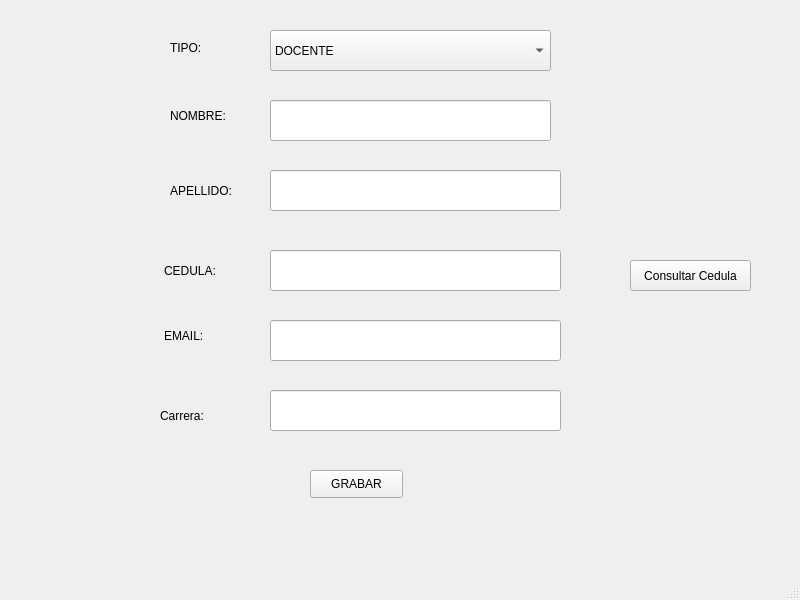
<?xml version="1.0" encoding="UTF-8"?>
<ui version="4.0">
 <class>vtn_principal</class>
 <widget class="QMainWindow" name="vtn_principal">
  <property name="geometry">
   <rect>
    <x>0</x>
    <y>0</y>
    <width>800</width>
    <height>600</height>
   </rect>
  </property>
  <property name="windowTitle">
   <string>ventana principal</string>
  </property>
  <widget class="QWidget" name="centralwidget">
   <widget class="QLineEdit" name="txt_nombre">
    <property name="geometry">
     <rect>
      <x>270</x>
      <y>100</y>
      <width>281</width>
      <height>41</height>
     </rect>
    </property>
    <property name="text">
     <string/>
    </property>
    <property name="maxLength">
     <number>50</number>
    </property>
   </widget>
   <widget class="QLineEdit" name="txt_apellido">
    <property name="geometry">
     <rect>
      <x>270</x>
      <y>170</y>
      <width>291</width>
      <height>41</height>
     </rect>
    </property>
    <property name="text">
     <string/>
    </property>
    <property name="maxLength">
     <number>50</number>
    </property>
   </widget>
   <widget class="QLabel" name="lbl_nombre">
    <property name="geometry">
     <rect>
      <x>170</x>
      <y>95</y>
      <width>61</width>
      <height>41</height>
     </rect>
    </property>
    <property name="text">
     <string>NOMBRE:</string>
    </property>
   </widget>
   <widget class="QLabel" name="lbl_apellido">
    <property name="geometry">
     <rect>
      <x>170</x>
      <y>170</y>
      <width>61</width>
      <height>41</height>
     </rect>
    </property>
    <property name="text">
     <string>APELLIDO:</string>
    </property>
   </widget>
   <widget class="QPushButton" name="vtn_grabar">
    <property name="geometry">
     <rect>
      <x>310</x>
      <y>470</y>
      <width>93</width>
      <height>28</height>
     </rect>
    </property>
    <property name="text">
     <string>GRABAR</string>
    </property>
   </widget>
   <widget class="QLabel" name="lbl_cedula">
    <property name="geometry">
     <rect>
      <x>164</x>
      <y>260</y>
      <width>71</width>
      <height>21</height>
     </rect>
    </property>
    <property name="text">
     <string>CEDULA:</string>
    </property>
   </widget>
   <widget class="QLabel" name="lbl_email">
    <property name="geometry">
     <rect>
      <x>164</x>
      <y>320</y>
      <width>81</width>
      <height>31</height>
     </rect>
    </property>
    <property name="text">
     <string>EMAIL:</string>
    </property>
   </widget>
   <widget class="QLineEdit" name="txt_cedula">
    <property name="geometry">
     <rect>
      <x>270</x>
      <y>250</y>
      <width>291</width>
      <height>41</height>
     </rect>
    </property>
    <property name="text">
     <string/>
    </property>
    <property name="maxLength">
     <number>10</number>
    </property>
   </widget>
   <widget class="QLineEdit" name="txt_email">
    <property name="geometry">
     <rect>
      <x>270</x>
      <y>320</y>
      <width>291</width>
      <height>41</height>
     </rect>
    </property>
    <property name="text">
     <string/>
    </property>
    <property name="maxLength">
     <number>100</number>
    </property>
   </widget>
   <widget class="QLabel" name="lbl_tipo_persona">
    <property name="geometry">
     <rect>
      <x>170</x>
      <y>40</y>
      <width>55</width>
      <height>16</height>
     </rect>
    </property>
    <property name="text">
     <string>TIPO:</string>
    </property>
   </widget>
   <widget class="QComboBox" name="cb_tipo_persona">
    <property name="geometry">
     <rect>
      <x>270</x>
      <y>30</y>
      <width>281</width>
      <height>41</height>
     </rect>
    </property>
    <item>
     <property name="text">
      <string>DOCENTE</string>
     </property>
    </item>
    <item>
     <property name="text">
      <string>ESTUDIANTE</string>
     </property>
    </item>
   </widget>
   <widget class="QLabel" name="lbl_carrera">
    <property name="enabled">
     <bool>true</bool>
    </property>
    <property name="geometry">
     <rect>
      <x>160</x>
      <y>400</y>
      <width>81</width>
      <height>31</height>
     </rect>
    </property>
    <property name="text">
     <string>Carrera:</string>
    </property>
   </widget>
   <widget class="QLineEdit" name="txt_carrera">
    <property name="geometry">
     <rect>
      <x>270</x>
      <y>390</y>
      <width>291</width>
      <height>41</height>
     </rect>
    </property>
    <property name="acceptDrops">
     <bool>false</bool>
    </property>
    <property name="text">
     <string/>
    </property>
    <property name="maxLength">
     <number>50</number>
    </property>
   </widget>
   <widget class="QPushButton" name="btn_bucar_cedula">
    <property name="geometry">
     <rect>
      <x>630</x>
      <y>260</y>
      <width>121</width>
      <height>31</height>
     </rect>
    </property>
    <property name="text">
     <string>Consultar Cedula</string>
    </property>
   </widget>
  </widget>
  <widget class="QMenuBar" name="mnb_menu_principal">
   <property name="geometry">
    <rect>
     <x>0</x>
     <y>0</y>
     <width>800</width>
     <height>26</height>
    </rect>
   </property>
  </widget>
  <widget class="QStatusBar" name="stb_estado"/>
 </widget>
 <resources/>
 <connections/>
</ui>
